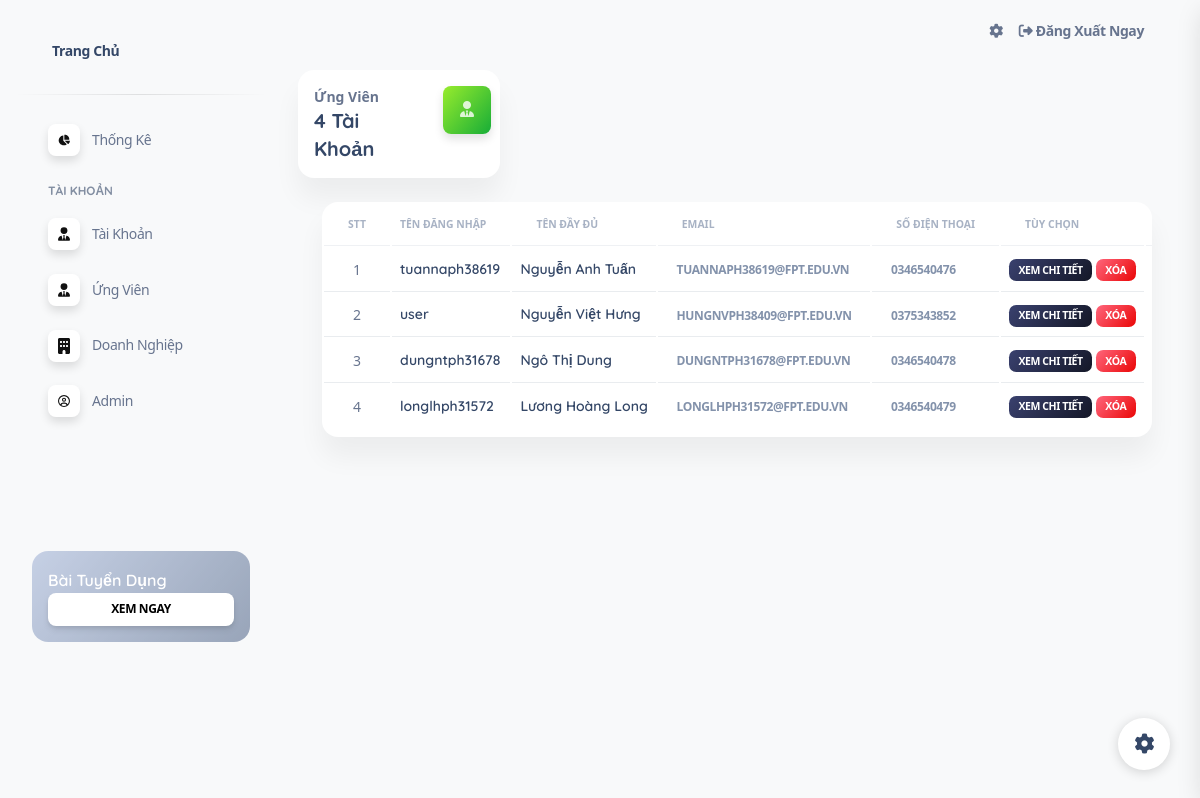
The page /index.php?act=listcv (signed in) on the database its author committed.
### tables this page shows
CREATE TABLE `user` (
  `id` int(10) NOT NULL,
  `username` varchar(255) NOT NULL,
  `pass` varchar(255) NOT NULL,
  `name` varchar(255) NOT NULL,
  `email` varchar(255) NOT NULL,
  `phone` varchar(13) NOT NULL,
  `address` varchar(255) NOT NULL,
  `role` int(2) NOT NULL
);

### index.php (called while the page is built)
<?php
include 'controller/controller.php';

### model/pdo.php (called while the page is built, shortened)
<?php
function pdo_get_connection(){
    $servername = "localhost";
    $username = "root";
    $password = "123456";
    try {
        $conn = new PDO("mysql:host=$servername;dbname=jobfinder", $username, $password);
        $conn->setAttribute(PDO::ATTR_ERRMODE, PDO::ERRMODE_EXCEPTION);
        return $conn;
    } catch(PDOException $e) {
        echo "Connection failed: " . $e->getMessage();
    }
}
function pdo_query($sql){
    $sql_args=array_slice(func_get_args(),1);
    try{
        $conn=pdo_get_connection();
        $stmt=$conn->prepare($sql);
        $stmt->execute($sql_args);
        $rows=$stmt->fetchAll();
        return $rows;
    }
    catch(PDOException $e){
        throw $e;
    }
    finally{
        unset($conn);
    }
}
function pdo_query_one($sql){
    $sql_args=array_slice(func_get_args(),1);
    try{
        $conn=pdo_get_connection();
        $stmt=$conn->prepare($sql);
        $stmt->execute($sql_args);
        $row=$stmt->fetch(PDO::FETCH_ASSOC);
        return $row;
    }
    catch(PDOException $e){
        throw $e;
    }
    finally{
        unset($conn);
    }
}

### model/admin.php (called while the page is built, shortened)
<?php
function list_admin($id, $username, $name, $email, $phone, $address, $role)
{
    $sql = "SELECT * FROM user WHERE role = ?";
    $sql .= $id !== '' ? " AND id LIKE '%" . $id . "%' " : "";
    $sql .= $username !== '' ? " AND username LIKE '%" . $username . "%' " : "";
    $sql .= $name !== '' ? " AND name LIKE '%" . $name . "%' " : "";
    $sql .= $email !== '' ? " AND email LIKE '%" . $email . "%' " : "";
    $sql .= $phone !== '' ? " AND phone LIKE '%" . $phone . "%' " : "";
    $sql .= $address !== '' ? " AND address LIKE '%" . $address . "%' " : "";
    $sql .= " ORDER BY id DESC";
    return pdo_query($sql, $role);
}
function countUser($role)
{
    $sql = "SELECT COUNT(*) as userCount FROM user WHERE role = ?";
    $result = pdo_query_one($sql, $role);
    return $result['userCount'];
}

### view/admin/listCv.php (the view)
<div class="container-fluid py-2">
    <div class="row">
        <div class="col-xl-3 col-sm-6 mb-xl-0 mb-4">
            <div class="card">
                <div class="card-body p-3">
                    <div class="row">
                        <div class="col-8">
                            <div class="numbers">
                                <p class="text-sm mb-0 text-capitalize font-weight-bold">Ứng Viên</p>
                                <h5 class="font-weight-bolder mb-0">
                                    <?= $userCount ?> Tài Khoản
                                </h5>
                            </div>
                        </div>
                        <div class="col-4 text-end">
                            <div class="icon icon-shape bg-gradient-success shadow text-center border-radius-md">
                                <i class="fa-solid fa-user-tie" aria-hidden="true"></i>
                            </div>
                        </div>
                    </div>
                </div>
            </div>
        </div>
    </div>
    <div class="container-fluid py-4">
        <div class="row">
            <div class="col-12">
                <div class="card mb-4">
                    <div class="card-body px-0 pt-0 pb-2">
                        <div class="table-responsive p-0">
                            <table class="table align-items-center mb-0" id="myTable">
                                <thead>
                                    <tr>
                                        <th class="text-uppercase text-secondary text-xxs font-weight-bolder opacity-7 ">STT</th>
                                        <th class="text-uppercase text-secondary text-xxs font-weight-bolder opacity-7 ps-2">Tên Đăng Nhập</th>
                                        <th class="text-left text-uppercase text-secondary text-xxs font-weight-bolder opacity-7">Tên Đầy Đủ</th>
                                        <th class="text-left text-uppercase text-secondary text-xxs font-weight-bolder opacity-7">Email</th>
                                        <th class="text-left text-uppercase text-secondary text-xxs font-weight-bolder opacity-7">Số Điện Thoại</th>
                                        <th class="text-left text-uppercase text-secondary text-xxs font-weight-bolder opacity-7">Tùy Chọn</th>
                                        <th class="text-secondary opacity-7"></th>
                                    </tr>
                                </thead>
                                <tbody>
                                    <?php foreach ($listcv as $user) :; ?>
                                        <tr>
                                            <td class="align-middle text-center text-sm"></td>
                                            <td>
                                                <h6 class="mb-0 text-sm"><?= $user['username'] ?></h6>
                                            </td>
                                            <td class="align-middle text-left text-sm">
                                                <h6 class="mb-0 text-sm "><?= $user['name'] ?></h6>
                                            </td>
                                            <td class="align-middle text-left"><a href="mailto:<?= $user['email'] ?>">
                                                    <span class="badge badge-sm  text-secondary"><?= $user['email'] ?></span></a>
                                            </td>
                                            <td class="align-middle text-left"><a href="tel:<?= $user['phone'] ?>">
                                                    <span class="badge badge-sm  text-secondary"><?= $user['phone'] ?></span></a>
                                            </td>
                                            <td class="align-middle text-left text-sm">
                                                <a href="index.php?act=infoCv&id=<?= $user['id'] ?>" target="_blank"><span type="button" class="badge badge-sm bg-gradient-dark">Xem Chi Tiết</span></a>
                                                <a href="index.php?act=delete&id=<?= $user['id'] ?>"><span type="button" class="badge bg-gradient-danger">Xóa</span></a>
                                            </td>
                                        </tr>
                                    <?php endforeach; ?>
                                </tbody>
                            </table>
                        </div>
                    </div>
                </div>
            </div>
        </div>
    </div>
</div>
</main>

### assets/css/meanmenu.css (style rules this page uses)
body { font-family:oswald,sans-serif;padding:0;margin:0;font-size:15px;background-color:#f1f1f1 }

### assets/css/responsive.css (style rules this page uses)
:root { --main: rgba(0,0,0,0.9); --secondary: rgba(78,205,196,1); --secondary-child: rgba(78,205,196,0.5); --font: rgba(0,0,0,0.9); }

### assets/css/nucleo-svg.css (style rules this page uses)
.icon { display: inline-block; color: #111111; height: 1em; width: 1em; }
.icon { fill: currentColor; stroke: none; }

### rows shown on the page
user: username "tuannaph38619", name "Nguyễn Anh Tuấn", email "TUANNAPH38619@FPT.EDU.VN", phone "0346540476"
user: username "user", name "Nguyễn Việt Hưng", email "HUNGNVPH38409@FPT.EDU.VN", phone "0375343852"
user: username "dungntph31678", name "Ngô Thị Dung", email "DUNGNTPH31678@FPT.EDU.VN", phone "0346540478"
user: username "longlhph31572", name "Lương Hoàng Long", email "LONGLHPH31572@FPT.EDU.VN", phone "0346540479"

### other values the page prints
$userCount "4"
